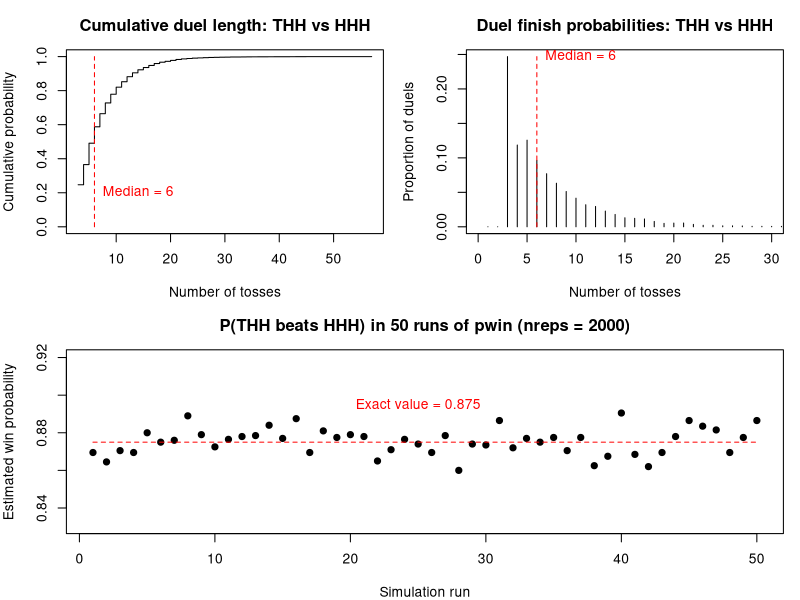

This chart was generated by the following R code: (Note: this script raises an error after producing the figure.)
# Statistical Programming
# Practical 2: Sequence duels and the perils of independence
#
# Group 3:
# Alejandra Campo Archbold (s3023700)
# Weihang Gu (s2932201)
# Weichen Zhao (s2929481)
#
# Contributions:
# - Alejandra Campo Archbold: 33% [designed the question structure, the
#   shared simulation function race and the plots]
# - Weihang Gu: []
# - Weichen Zhao: []
#
# GitHub URL: https://github.com/alejandrarchbold/Statistical_Programming.git


#-----------------------------------------------------------------------
# Overview
#-----------------------------------------------------------------------

# Two players choose different patterns of heads (1) and tails (0).
# Both observe the same coin-toss stream. The first pattern to
# appear wins. We simulate duels, estimate win probabilities and
# calculate exact waiting times. We then compare best replies,
# non-transitive cycles and the effects of coin bias.


#-----------------------------------------------------------------------
# Function definitions
#-----------------------------------------------------------------------


# Question 1: firsthit

firsthit <- function(x, a) {
  # Description: finds the first occurrence of a in x.
  # Inputs: x (coin tosses), a (the pattern to find).
  # Output: the ending position of the first match, or NA.
  # How it works: checks each window of length k in order.

  k <- length(a)
  n <- length(x)

  if (k == 0) {
    stop("Please enter a 0/1 pattern.")
  }

  if (n < k) {
    return(NA_integer_)
  }

  for (m in k:n) {
    w <- x[(m - k + 1):m]

    if (all(w == a)) {
      return(m)
    }
  }

  return(NA_integer_)
}


# Input check shared by race and ewait

check_p <- function(p) {
  # Description: stops unless p is a single probability with 0 < p < 1.
  if (length(p) != 1 || !is.numeric(p) ||
      !is.finite(p) || p <= 0 || p >= 1) {
    stop("p must be between 0 and 1.")
  }
}


# Shared simulation function for Question 2, Question 3 and Question 4

race <- function(l_patterns, p = 0.5, nreps = 1, block = 20) {
  # Description: simulates coin streams until a pattern appears.
  # Inputs: l_patterns (list of patterns), p (chance of heads),
  #         nreps (number of streams), block (batch size).
  # Output: matrix containing winner indices and toss counts.
  # How it works: tosses are generated in blocks, and only unfinished
  #   streams receive a new block. Within a block the tosses are
  #   added one at a time: each stream keeps its last k tosses in
  #   a row of `recent`, which is compared with every pattern.

  # Input checks: equal-length, distinct 0/1 patterns and valid
  # p, nreps and block.
  if (!is.list(l_patterns) || length(l_patterns) == 0) {
    stop("the patterns must be a non-empty list.")
  }

  k <- length(l_patterns[[1]])

  if (k == 0) {
    stop("Patterns cannot be empty. Add 0/1 pattern.")
  }

  for (i in seq_along(l_patterns)) {
    a <- l_patterns[[i]]
    if (!is.numeric(a) || length(a) != k ||
        anyNA(a) || !all(a %in% c(0, 1))) {
      stop("Patterns must have equal lengths and contain 0/1.")
    }
    if (i > 1) {
      for (j in seq_len(i - 1)) {
        if (all(a == l_patterns[[j]])) {
          stop("Patterns must be different.")
        }
      }
    }
  }

  check_p(p)

  if (length(nreps) != 1 || !is.numeric(nreps) ||
      !is.finite(nreps) || nreps < 1 ||
      nreps != floor(nreps)) {
    stop("nreps must be a positive integer.")
  }

  if (length(block) != 1 || !is.numeric(block) ||
      !is.finite(block) || block < 1 ||
      block != floor(block)) {
    stop("block must be a positive integer.")
  }

  recent <- matrix(0, nrow = nreps, ncol = k)
  winner <- rep(NA_integer_, nreps)
  tosses <- integer(nreps)
  active <- seq_len(nreps)

  while (length(active) > 0) {

    block_tosses <- matrix(
      rbinom(length(active) * block, size = 1, prob = p),
      nrow = length(active),
      ncol = block
    )

    for (j in seq_len(block)) {

      # streams that finished earlier in this block are skipped
      unfinished <- which(is.na(winner[active]))

      if (length(unfinished) == 0) {
        break
      }

      rows <- active[unfinished]

      # shift the window left by one and add the new toss at the end
      if (k > 1) {
        recent[rows, 1:(k - 1)] <- recent[rows, 2:k, drop = FALSE]
      }
      recent[rows, k] <- block_tosses[unfinished, j]
      tosses[rows] <- tosses[rows] + 1

      # a full window exists only after k tosses
      ready <- rows[tosses[rows] >= k]

      if (length(ready) == 0) {
        next
      }

      windows <- recent[ready, , drop = FALSE]

      # a window matches pattern q when all k positions are equal
      for (q in seq_along(l_patterns)) {
        target <- matrix(l_patterns[[q]], nrow = length(ready),
                         ncol = k, byrow = TRUE)
        matched <- rowSums(windows == target) == k
        winner[ready[matched]] <- q
      }
    }

    active <- which(is.na(winner))
  }

  return(cbind(winner = winner, tosses = tosses))
}


# Question 2: duel

duel <- function(a, b, p = 0.5) {
  # Description: simulates one duel between a and b.
  # Inputs: a and b (patterns), p (chance of heads).
  # Output: c(winner, tosses), with 1 for a and 0 for b.
  # How it works: calls race for one shared coin stream.

  result <- race(list(a, b), p, nreps = 1)

  return(c(
    winner = as.integer(result[1, "winner"] == 1),
    tosses = unname(result[1, "tosses"])
  ))
}


# Question 3: pwin

pwin <- function(a, b, p = 0.5, nreps = 10000) {
  # Description: estimates the probability that a beats b.
  # Inputs: a and b (patterns), p (heads), nreps (duels).
  # Output: the proportion of games won by a.
  # How it works: counts the wins for a across simulated duels.

  results <- race(list(a, b), p, nreps = nreps)

  return(mean(results[, "winner"] == 1))
}


# Question 4: ewait

ewait <- function(a, p = 0.5) {
  # Description: calculates the exact mean waiting time for a.
  # Inputs: a (pattern), p (chance of heads).
  # Output: expected tosses until a first appears.
  # How it works: a has an overlap of length j if its first j
  #   outcomes equal its last j outcomes (j = k always counts).
  #   Each overlap adds 1 / P(a[1:j]) to the expected wait.

  k <- length(a)

  if (k == 0 || anyNA(a) || any(!(a %in% c(0, 1)))) {
    stop("Please enter a non-empty 0/1 pattern.")
  }

  check_p(p)

  wait <- 0

  for (j in seq_len(k)) {

    prefix <- a[1:j]
    suffix <- a[(k - j + 1):k]

    if (all(prefix == suffix)) {
      heads <- sum(prefix)
      tails <- j - heads
      prob <- p^heads * (1 - p)^tails
      wait <- wait + 1 / prob
    }
  }

  return(wait)
}


# Question 4: simwait

simwait <- function(a, p = 0.5, nreps = 20000) {
  # Description: simulates waiting times for a single pattern.
  # Inputs: a (pattern), p (heads), nreps (independent runs).
  # Output: the waiting time for each simulated stream.
  # How it works: calls race with one pattern instead of two.

  results <- race(list(a), p, nreps = nreps)

  return(results[, "tosses"])
}


# Question 5: all_patterns

all_patterns <- function(k) {
  # Description: generates all 2^k patterns of length k.
  # Input: k (positive integer).
  # Output: a matrix with one pattern per row. Row i is the number
  #   i - 1 written in binary, with the first toss as the most
  #   significant digit (1 = H, 0 = T). For k = 3 the order is
  #   TTT, TTH, THT, THH, HTT, HTH, HHT, HHH.
  # How it works: expand.grid varies its first column fastest, so
  #   the columns are reversed to put the first toss last to change.

  if (length(k) != 1 || !is.numeric(k) ||
      !is.finite(k) || k < 1 || k != floor(k)) {
    stop("k must be a positive integer.")
  }

  patterns <- expand.grid(rep(list(0:1), k))
  patterns <- as.matrix(patterns)
  patterns <- patterns[, k:1, drop = FALSE]

  return(unname(patterns))
}


# Question 5: label

label <- function(a) {
  # Description: converts a binary pattern to H/T notation.
  # Input: a (0/1 pattern).
  # Output: a character label, e.g. c(1, 0, 1) -> "HTH".

  return(paste(c("T", "H")[a + 1], collapse = ""))
}


# Question 5: pmat

pmat <- function(k, p = 0.5, nreps = 10000) {
  # Description: estimates win probabilities for all pattern pairs.
  # Inputs: k (pattern length), p (heads), nreps (games per pair).
  # Output: matrix M, with M[i,j] = P(row i beats column j). Rows
  #   and columns follow the order of all_patterns(k) (for k = 3,
  #   1 = TTT, 2 = TTH, ..., 8 = HHH); the diagonal is NA.
  # How it works: simulates each pair once and fills both entries,
  #   since one of the two patterns always wins.

  patterns <- all_patterns(k)
  n <- nrow(patterns)
  labels <- apply(patterns, 1, label)

  M <- matrix(NA_real_, nrow = n, ncol = n,
              dimnames = list(labels, labels))

  for (i in seq_len(n - 1)) {
    for (j in (i + 1):n) {
      prob <- pwin(patterns[i, ], patterns[j, ], p = p, nreps = nreps)
      M[i, j] <- prob
      M[j, i] <- 1 - prob
    }
  }

  return(M)
}


# Question 5(a): best_reply

best_reply <- function(M) {
  # Description: finds the best reply to each pattern.
  # Input: M (win probability matrix).
  # Output: each pattern's best reply and its win probability.
  # How it works: column j of M holds the chances of beating
  #   pattern j, so the best reply is the row with the largest
  #   entry in column j.

  n <- ncol(M)

  result <- data.frame(
    pattern = colnames(M),
    reply = character(n),
    probability = numeric(n)
  )

  for (j in seq_len(n)) {
    best <- which.max(M[, j])
    result$reply[j] <- rownames(M)[best]
    result$probability[j] <- M[best, j]
  }

  result$probability <- round(result$probability, 3)

  return(result)
}


# Question 5(b): even_pairs

even_pairs <- function(M, tol = 0.03) {
  # Description: finds pairs with nearly equal win probabilities.
  # Inputs: M (win matrix), tol (allowed distance from 0.5).
  # Output: a table of pairs and their estimated probabilities.
  # How it works: checks the upper triangle of M, so each pair
  #   appears once.

  pos <- which(upper.tri(M) & abs(M - 0.5) < tol, arr.ind = TRUE)

  result <- data.frame(
    pattern_a = rownames(M)[pos[, 1]],
    pattern_b = colnames(M)[pos[, 2]],
    p_a_wins = round(M[pos], 3)
  )

  return(result)
}


# Question 5(b): find_cycle

find_cycle <- function(M, cutoff = 0.55) {
  # Description: finds a shortest clear non-transitive cycle.
  # Inputs: M (win matrix), cutoff (minimum win probability).
  # Output: pattern indices forming the cycle (the first pattern
  #   is repeated at the end), or NULL.
  # How it works: beats[i, j] is TRUE when i beats j by more than
  #   cutoff. From each start pattern, the search visits patterns
  #   in order of how many steps away they are, so the first step
  #   back to the start closes the shortest cycle through it.
  #   parent[v] records the pattern from which v was reached, so
  #   the path can be rebuilt. The shortest cycle over all start
  #   patterns is returned; its length is not fixed in advance.

  n <- nrow(M)

  beats <- M > cutoff
  beats[is.na(beats)] <- FALSE

  best <- NULL

  for (start in seq_len(n)) {

    visited <- rep(FALSE, n)
    visited[start] <- TRUE
    parent <- rep(NA_integer_, n)
    queue <- start
    cycle <- NULL

    while (length(queue) > 0 && is.null(cycle)) {

      u <- queue[1]
      queue <- queue[-1]

      for (v in which(beats[u, ])) {

        if (v == start) {
          path <- u
          while (path[1] != start) {
            path <- c(parent[path[1]], path)
          }
          cycle <- c(path, start)
          break
        }

        if (!visited[v]) {
          visited[v] <- TRUE
          parent[v] <- u
          queue <- c(queue, v)
        }
      }
    }

    if (!is.null(cycle) &&
        (is.null(best) || length(cycle) < length(best))) {
      best <- cycle
    }
  }

  return(best)
}


# Question 5(b): show_cycle

show_cycle <- function(M, cutoff = 0.55) {
  # Description: displays a non-transitive cycle.
  # Inputs: M (win matrix), cutoff (minimum win probability).
  # Output: the cycle and the probability of each step.
  # How it works: prints the results returned by find_cycle.

  cycle <- find_cycle(M, cutoff)

  if (is.null(cycle)) {
    cat("No clear non-transitive cycle found.\n")
    return(invisible(NULL))
  }

  labels <- rownames(M)

  cat("Cycle of length", length(cycle) - 1, ":",
      paste(labels[cycle], collapse = " -> "), "\n")

  for (i in seq_len(length(cycle) - 1)) {
    a <- cycle[i]
    b <- cycle[i + 1]
    cat(labels[a], "beats", labels[b], ":", round(M[a, b], 3), "\n")
  }
}


#-----------------------------------------------------------------------
# Tests and Simulations
#-----------------------------------------------------------------------

set.seed(2026)


# Question 1: Test firsthit on streams that can be checked by hand.
# x is H T T H T H H H T, the stream used as an example in the sheet.

x <- c(1, 0, 0, 1, 0, 1, 1, 1, 0)

cat("Q1: HTH (expected 6):", firsthit(x, c(1, 0, 1)), "\n")
cat("Q1: THH (expected 7):", firsthit(x, c(0, 1, 1)), "\n")
cat("Q1: HHH (expected 8):", firsthit(x, c(1, 1, 1)), "\n")
cat("Q1: TTT absent (expected NA):", firsthit(x, c(0, 0, 0)), "\n")
cat("Q1: stream shorter than pattern (expected NA):",
    firsthit(c(1, 0), c(1, 0, 1)), "\n")
cat("Q1: empty stream (expected NA):", firsthit(c(), c(1, 0, 1)), "\n")


# Question 2: Simulate one duel.

cat("\nQ2: One duel between HTH and THH\n")
print(duel(c(1, 0, 1), c(0, 1, 1)))


# Question 3: Estimate the win probability.
# HHH wins only if the first three tosses are HHH: after any tail,
# THH is completed before HHH. So the exact value is 1/8 = 0.125.

p_fair <- pwin(c(1, 1, 1), c(0, 1, 1))

cat("\nQ3: P(HHH beats THH) (exact 0.125):", round(p_fair, 4), "\n")


# Question 4: Compare exact and simulated waiting times.

cat("\nQ4: Length-2 patterns, fair coin (expected 6, 6, 4, 4):",
    ewait(c(1, 1)), ewait(c(0, 0)), ewait(c(1, 0)), ewait(c(0, 1)), "\n")

patterns4 <- list(c(1, 1, 1), c(1, 1, 0), c(1, 0, 1),
                  c(1, 0, 1), c(1, 1, 0))
probs4 <- c(0.5, 0.5, 0.5, 0.7, 0.3)

exact4 <- numeric(length(patterns4))
mc4 <- numeric(length(patterns4))
se4 <- numeric(length(patterns4))

for (i in seq_along(patterns4)) {
  exact4[i] <- ewait(patterns4[[i]], p = probs4[i])
  waits <- simwait(patterns4[[i]], p = probs4[i])
  mc4[i] <- mean(waits)
  se4[i] <- sd(waits) / sqrt(length(waits))
}

comparison4 <- data.frame(
  pattern = vapply(patterns4, label, character(1)),
  p = probs4,
  exact = round(exact4, 3),
  simulated = round(mc4, 3),
  std_error = round(se4, 3)
)

cat("\nQ4: Exact and simulated waiting times\n")
print(comparison4, row.names = FALSE)


# Question 5: Construct the fair-coin win probability matrix.

M <- pmat(k = 3, p = 0.5, nreps = 10000)

cat("\nQ5: Win probabilities, entry (i, j) = P(row i beats column j)\n")
print(round(M, 3))


# Question 5(a): Best replies.

cat("\nQ5(a): Best replies\n")
print(best_reply(M), row.names = FALSE)


# Question 5(b): Nearly even pairs and a non-transitive cycle.
# With nreps = 10000 each estimate has standard error at most
# sqrt(0.25 / 10000) = 0.005. A pair within 0.03 of 0.5 (6 standard
# errors) is treated as evenly matched, and a win above 0.55
# (10 standard errors) counts as clear.

cat("\nQ5(b): Nearly even pairs\n")
print(even_pairs(M), row.names = FALSE)

cat("\nQ5(b): Shortest non-transitive cycle\n")
show_cycle(M)

# The ten even pairs remove possible steps. Among the patterns with
# clear wins, every triangle A -> B -> C -> A needs one of these
# even pairs as a step (for example TTH/HHT and THH/HTT, the
# opposite corners of the cycle found), so no cycle of length 3
# exists. The shortest clear cycle has length 4, with steps won
# with probability between 2/3 and 3/4.


# Question 5(c): Compare waiting times with duel performance.

patterns3 <- all_patterns(3)
waits3 <- numeric(nrow(patterns3))

for (i in seq_len(nrow(patterns3))) {
  waits3[i] <- ewait(patterns3[i, ])
}

avg_win <- rowMeans(M, na.rm = TRUE)

comparison5 <- data.frame(
  pattern = rownames(M),
  expected_wait = waits3,
  mean_duel_win = round(avg_win, 3)
)

comparison5 <- comparison5[order(comparison5$expected_wait), ]

cat("\nQ5(c): Waiting times and average duel win probabilities\n")
print(comparison5, row.names = FALSE)

cat("\nQ5(c): Same expected wait (8 tosses), very different duels\n")
cat("P(HTT beats TTH):", round(M["HTT", "TTH"], 3), "\n")
cat("P(THH beats HHT):", round(M["THH", "HHT"], 3), "\n")
cat("Q5(c): Expected waits 14 against 8, yet an even duel\n")
cat("P(TTT beats TTH):", round(M["TTT", "TTH"], 3), "\n")

# On average the duel results follow the expected waits (TTT and HHH
# are last), but the average hides the head-to-head results. HTT and
# TTH both wait 8 tosses on average, yet HTT wins 3 duels in 4,
# while TTT, which takes almost twice as long, still draws with TTH.


# Question 6: Duel duration and Monte Carlo variation for THH
# against HHH (THH is the best reply to HHH in Question 5(a)).

a6 <- c(0, 1, 1)
b6 <- c(1, 1, 1)

# Duel lengths for plots 1 and 2.
games <- race(list(a6, b6), nreps = 10000)

duration <- games[, "tosses"]
proportions <- tabulate(duration) / length(duration)
median_tosses <- median(duration)

# P(duel takes <= 5 tosses) is exactly 1/2, so the simulated median
# can come out as 5 or 6 depending on the random draws.

# 50 independent estimates of P(THH beats HHH) for plot 3.
estimates <- numeric(50)

for (i in seq_len(50)) {
  estimates[i] <- pwin(a6, b6, nreps = 2000)
}

oldpar <- par(no.readonly = TRUE)
layout(matrix(c(1, 2, 3, 3), nrow = 2, byrow = TRUE))
par(mar = c(4, 4, 3, 1))


# Plot 1: Empirical cumulative distribution of the duel length.

freq <- table(duration)
xval <- as.numeric(names(freq))
cumprob <- cumsum(as.numeric(freq)) / length(duration)

plot(xval, cumprob, type = "s", ylim = c(0, 1),
     xlab = "Number of tosses", ylab = "Cumulative probability",
     main = "Cumulative duel length: THH vs HHH")
lines(c(median_tosses, median_tosses), c(0, 1), col = "red", lty = 2)
text(median_tosses, 0.2, paste("Median =", median_tosses),
     pos = 4, col = "red")


# Plot 2: Proportion of duels ending at each toss.

plot(seq_along(proportions), proportions, type = "h",
     xlim = c(0, min(30, length(proportions))),
     xlab = "Number of tosses", ylab = "Proportion of duels",
     main = "Duel finish probabilities: THH vs HHH")
lines(c(median_tosses, median_tosses), c(0, max(proportions)),
      col = "red", lty = 2)
text(median_tosses, max(proportions), paste("Median =", median_tosses),
     pos = 4, col = "red")


# Plot 3: Monte Carlo variation around the exact value 7/8
# (Question 3 shows HHH wins with probability 1/8).

reference <- 7 / 8
limits <- range(c(estimates, reference)) + c(-0.03, 0.03)

plot(estimates, pch = 19, ylim = limits,
     xlab = "Simulation run", ylab = "Estimated win probability",
     main = "P(THH beats HHH) in 50 runs of pwin (nreps = 2000)")
lines(c(1, 50), c(reference, reference), col = "red", lty = 2)
text(25, reference + 0.02, "Exact value = 0.875", col = "red")

layout(1)
par(oldpar)


# Question 7: Investigate the effect of coin bias.

for (bias in c(0.25, 0.7)) {

  M_bias <- pmat(k = 3, p = bias, nreps = 20000)

  cat("\nQ7: Best replies for p =", bias, "\n")
  print(best_reply(M_bias), row.names = FALSE)

  cat("\nQ7: Nearly even pairs for p =", bias, "\n")
  pairs <- even_pairs(M_bias)
  if (nrow(pairs) == 0) {
    cat("None\n")
  } else {
    print(pairs, row.names = FALSE)
  }

  cat("\nQ7: Non-transitive cycle for p =", bias, "\n")
  show_cycle(M_bias)
}

# With a biased coin the best replies change and become uneven. For
# p = 0.25 the replies to patterns with many heads win almost every
# duel (THH beats HHH with probability about 0.985), while the best
# reply to TTT wins only about 0.57. For p = 0.7 the best reply to
# HHH drops from 0.875 to about 0.66.
# With a fair coin, the symmetry between H and T makes many pairs
# exactly even, which forces the shortest cycle to have length 4.
# The bias breaks these ties, so cycles of length 3 appear. However
# non-transitivity becomes weaker: some steps of these cycles are
# narrow wins (about 0.57), and if a clear win must exceed 0.6 there
# is no cycle at all for p = 0.25, while the fair-coin cycle still
# exists with every step above 0.65.


#-----------------------------------------------------------------------
# Conclusion
#-----------------------------------------------------------------------

# Expected waiting times for single patterns do not determine their
# head-to-head results: patterns with the same expected wait can win
# 3 duels in 4 against each other, and the cycles show there is no
# best pattern at all. A duel depends on how the end of one pattern
# overlaps the start of the other, that is, on the joint behaviour
# of the two waiting times on the same stream, not on their separate
# means. Comparing isolated summaries treats the two waiting times
# as independent when they are not, and leads to confident but wrong
# conclusions. The same hazard appears whenever quantities that share
# a common source of randomness are summarised one at a time.

#-----------------------------------------------------------------------
# Running time
#-----------------------------------------------------------------------

cat(
  "\nElapsed time (seconds):",
  round(proc.time()["elapsed"] - start_time, 2),
  "\n"
)
